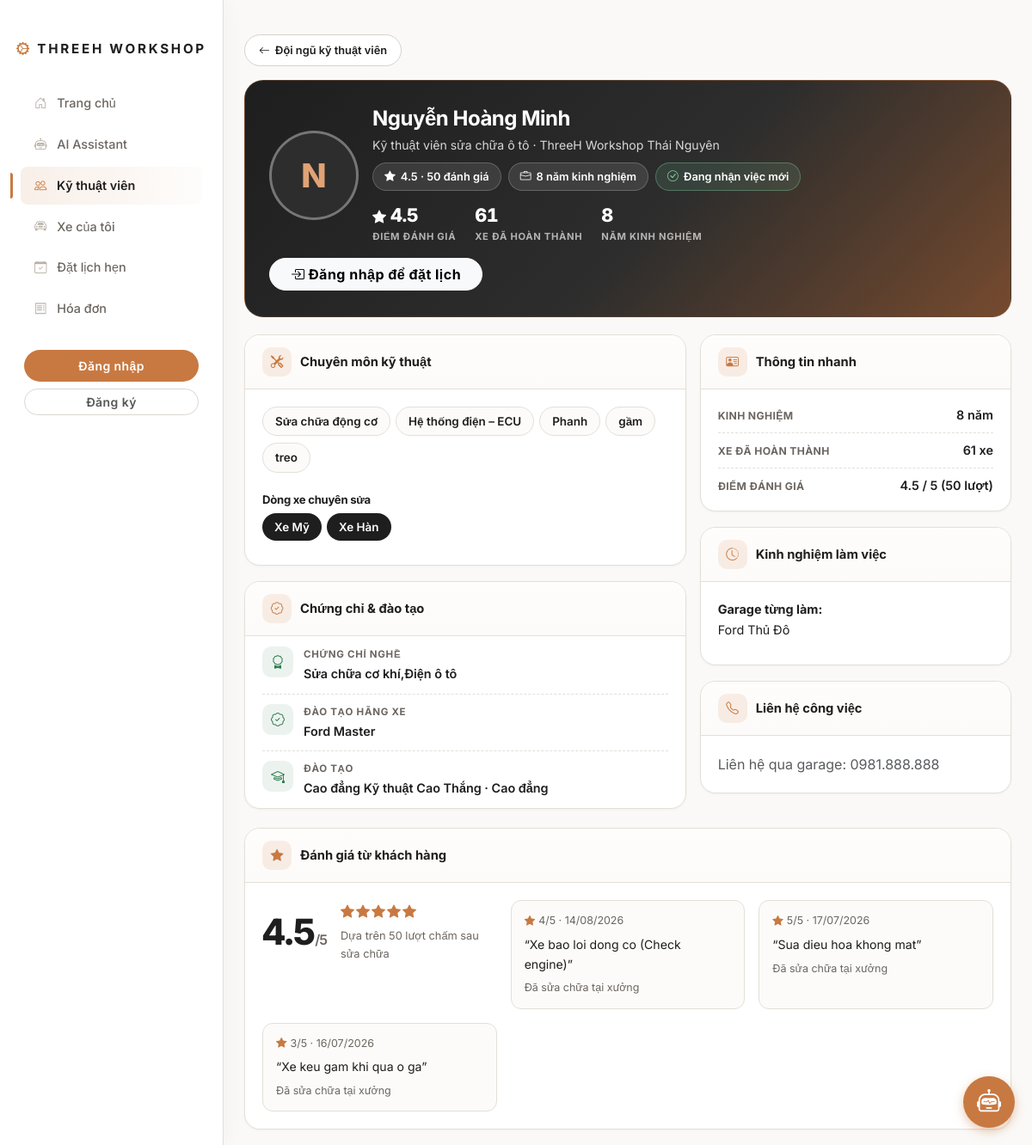
The page /our-team/21 on the database its author committed.
### app/models/models.py (models this page shows)
class User(Base):
    __tablename__ = "users"
    id = Column(Integer, primary_key=True, index=True)
    username = Column(String, unique=True, index=True)
    password_hash = Column(String)
    full_name = Column(String)
    phone = Column(String, nullable=True)
    email = Column(String, nullable=True)
    role = Column(String, default="customer") # roles: customer, technician, manager, admin
    address = Column(String, nullable=True)
    birth_date = Column(String, nullable=True) # YYYY-MM-DD
    preferred_contact = Column(String, nullable=True) # phone, zalo, email, facebook
    is_active = Column(Integer, default=1) # 1: đang hoạt động, 0: đã khóa
    leave_reason = Column(String, nullable=True) # Nghi viec | Di hoc nang cao | Trai nghiem | Khac
    leave_date = Column(String, nullable=True) # YYYY-MM-DD
    return_date = Column(String, nullable=True) # ngày quay lại (nếu có)
    vehicles = relationship("Vehicle", back_populates="owner")
    appointments = relationship("Appointment", foreign_keys="[Appointment.user_id]", back_populates="user")
    employee_profile = relationship("EmployeeProfile", back_populates="user", uselist=False)

class EmployeeProfile(Base):
    __tablename__ = "employee_profiles"
    id = Column(Integer, primary_key=True, index=True)
    user_id = Column(Integer, ForeignKey("users.id"), unique=True)
    dob_year = Column(Integer, nullable=True)
    gender = Column(String, nullable=True)
    avatar_url = Column(String, nullable=True)
    work_area = Column(String, nullable=True)
    job_title = Column(String, nullable=True)
    garage_name = Column(String, nullable=True)
    years_of_experience = Column(Integer, nullable=True)
    hire_date = Column(String, nullable=True)
    past_roles = Column(Text, nullable=True)
    technical_skills = Column(Text, nullable=True)
    education_school = Column(String, nullable=True)
    education_degree = Column(String, nullable=True)
    trade_certificates = Column(Text, nullable=True)
    brand_certificates = Column(Text, nullable=True)
    safety_certificates = Column(Text, nullable=True)
    past_garages = Column(Text, nullable=True)
    vehicle_types = Column(Text, nullable=True)
    key_projects = Column(Text, nullable=True)
    zalo_link = Column(String, nullable=True)
    facebook_link = Column(String, nullable=True)
    linkedin_link = Column(String, nullable=True)
    garage_address = Column(String, nullable=True)
    customer_rating_score = Column(Float, nullable=True)
    feedback_summary = Column(Text, nullable=True)
    social_profiles = Column(Text, nullable=True)
    tutorial_videos = Column(Text, nullable=True)
    tech_posts = Column(Text, nullable=True)
    community_participation = Column(Text, nullable=True)
    user = relationship("User", back_populates="employee_profile")

class RepairOrder(Base):
    __tablename__ = "repair_orders"
    id = Column(Integer, primary_key=True, index=True)
    vehicle_id = Column(Integer, ForeignKey("vehicles.id"))
    technician_id = Column(Integer, ForeignKey("users.id"), nullable=True)
    appointment_id = Column(Integer, ForeignKey("appointments.id"), nullable=True) # Lịch hẹn đã tạo ra phiếu này
    order_type = Column(String, default="Repair") # Repair, CarWash
    symptoms = Column(String)
    ai_diagnosis = Column(String)
    reception_datetime = Column(String, nullable=True)
    deliverer_name = Column(String, nullable=True)
    exterior_scratches = Column(String, nullable=True)
    fuel_level = Column(String, nullable=True)
    current_odo = Column(Integer, nullable=True)
    personal_belongings = Column(String, nullable=True)
    vehicle_images = Column(Text, nullable=True)
    symptom_severity = Column(String, nullable=True)
    abnormal_sounds = Column(String, nullable=True)
    warning_lights = Column(String, nullable=True)
    key_count = Column(Integer, nullable=True, default=0)
    inspection_result = Column(String, nullable=True)
    estimated_cost = Column(Integer, nullable=True)
    customer_approval = Column(String, default="Pending") # Pending, Approved, Rejected
    status = Column(String, default="Pending") # Pending (Chờ sửa), In Progress (Đang sửa), Completed (Hoàn thành)
    created_at = Column(DateTime, default=datetime.utcnow)
    repair_started_at = Column(DateTime, nullable=True)
    repair_notes = Column(Text, nullable=True)
    completed_at = Column(DateTime, nullable=True)
    handover_datetime = Column(String, nullable=True)
    service_rating = Column(Integer, nullable=True) # 1-5 sao
    final_odo = Column(Integer, nullable=True)
    completion_notes = Column(Text, nullable=True)
    completion_images = Column(Text, nullable=True) # nhiều ảnh, cách nhau bởi dấu phẩy
    repair_video_path = Column(String, nullable=True) # VD: /static/uploads/repairs/12_xxx.mp4
    repair_video_uploaded_at = Column(DateTime, nullable=True)
    vehicle = relationship("Vehicle", back_populates="repair_orders")
    technician = relationship("User", foreign_keys=[technician_id])
    invoice = relationship("Invoice", back_populates="repair_order", uselist=False)
    used_parts = relationship("RepairOrderPart", back_populates="repair_order")

### app/routers/customer.py (the view)
@router.get("/our-team/{tech_id}", response_class=HTMLResponse)
async def tech_public_profile(request: Request, tech_id: int, db: Session = Depends(get_db)):
    user = get_current_user_from_cookie(request, db)
    tech = db.query(User).filter(User.id == tech_id, User.role == "technician").first()
    if not tech or getattr(tech, "is_active", 1) == 0:
        return RedirectResponse("/our-team")
    done_orders = db.query(RepairOrder).filter(
        RepairOrder.technician_id == tech.id, RepairOrder.status == "Completed"
    ).order_by(RepairOrder.completed_at.desc()).all()
    rated = [o.service_rating for o in done_orders if o.service_rating]
    avg = round(sum(rated) / len(rated), 1) if rated else None
    open_n = db.query(RepairOrder).filter(
        RepairOrder.technician_id == tech.id,
        RepairOrder.status.in_(["Pending", "In Progress"])).count()
    reviews = [o for o in done_orders if o.service_rating][:3]
    stats = {"done": len(done_orders), "avg": avg, "nrate": len(rated), "open": open_n}
    return templates.TemplateResponse(request=request, name="tech_detail.html", context={
        "user": user, "tech": tech, "ep": tech.employee_profile,
        "stats": stats, "reviews": reviews
    })

### app/templates/tech_detail.html (shortened to what this page needs)
{% extends "base.html" %}
{% block content %}
<div class="mb-3 pt-3">
    <a href="/our-team" class="back-btn"><i class="bi bi-arrow-left"></i>Đội ngũ kỹ thuật viên</a>
</div>
<div class="tech-hero">
    <div class="d-flex gap-3 align-items-center position-relative flex-wrap" style="z-index:1;">
        {% if ep and ep.avatar_url %}
        <img src="{{ ep.avatar_url }}" alt="Ảnh {{ tech.full_name }}" class="tech-avatar">
        {% else %}
        <div class="tech-avatar-fallback" aria-hidden="true">{{ tech.full_name[0]|upper }}</div>
        {% endif %}
        <div class="flex-grow-1" style="min-width: 240px;">
            <h1 class="mb-1 fw-bold">{{ tech.full_name }}</h1>
            <div class="sub mb-2">{{ ep.job_title if ep and ep.job_title else 'Kỹ thuật viên' }}{% if ep and ep.garage_name %} · {{ ep.garage_name }}{% endif %}{% if ep and ep.work_area %} · {{ ep.work_area }}{% endif %}</div>
            <div class="d-flex gap-2 flex-wrap">
                {% if stats.avg %}
                <span class="tech-badge"><i class="bi bi-star-fill"></i>{{ stats.avg }} · {{ stats.nrate }} đánh giá</span>
                {% endif %}
                <span class="tech-badge"><i class="bi bi-briefcase"></i>{{ ep.years_of_experience or '—' }} năm kinh nghiệm</span>
                {% if stats.open == 0 %}
                <span class="tech-badge ok"><i class="bi bi-check-circle"></i>Đang nhận việc mới</span>
                {% else %}
                <span class="tech-badge"><i class="bi bi-hourglass-split"></i>Đang phụ trách {{ stats.open }} xe</span>
                {% endif %}
            </div>
            <div class="tech-stats" aria-label="Số liệu thợ">
                <div class="stat"><div class="n">{% if stats.avg %}<i class="bi bi-star-fill"></i> {{ stats.avg }}{% else %}—{% endif %}</div><div class="l">Điểm đánh giá</div></div>
                <div class="stat"><div class="n">{{ stats.done }}</div><div class="l">Xe đã hoàn thành</div></div>
                <div class="stat"><div class="n">{{ ep.years_of_experience or '—' }}</div><div class="l">Năm kinh nghiệm</div></div>
            </div>
        </div>
        {% if user and user.get('role') == 'customer' %}
        <a href="/my-appointments?tech_id={{ tech.id }}#bookNow" class="btn btn-light rounded-pill px-4 fw-bold"><i class="bi bi-calendar-check me-1"></i>Đặt lịch với tôi</a>
        {% elif not user %}
        <a href="/login?next=/our-team/{{ tech.id }}" class="btn btn-light rounded-pill px-4 fw-bold"><i class="bi bi-box-arrow-in-right me-1"></i>Đăng nhập để đặt lịch</a>
        {% endif %}
    </div>
</div>
<div class="row g-3 mt-1">
    <div class="col-lg-7">
        <div class="tech-card">
            <div class="tech-card-head"><i class="bi bi-tools"></i>Chuyên môn kỹ thuật</div>
            <div class="tech-card-body">
                {% if ep and ep.technical_skills %}
                    {% for s in ep.technical_skills.split(',') %}<span class="skill-pill">{{ s.strip() }}</span>{% endfor %}
                {% else %}
                <p class="text-muted mb-0">Đang cập nhật.</p>
                {% endif %}
                {% if ep and ep.vehicle_types %}
                <h6 class="fw-bold mt-3 mb-2" style="font-size:.82rem;color:var(--lux-graphite);">Dòng xe chuyên sửa</h6>
                {% for v in ep.vehicle_types.split(',') %}<span class="veh-pill">{{ v.strip() }}</span>{% endfor %}
                {% endif %}
            </div>
        </div>
        <div class="tech-card">
            <div class="tech-card-head"><i class="bi bi-patch-check"></i>Chứng chỉ & đào tạo</div>
            <div class="tech-card-body" style="padding-top:12px;padding-bottom:12px;">
                {% if ep and (ep.trade_certificates or ep.brand_certificates or ep.safety_certificates or ep.education_school) %}
                    {% if ep.trade_certificates %}
                    <div class="cert"><span class="ci"><i class="bi bi-award"></i></span><div><div class="ct">Chứng chỉ nghề</div><div class="cv">{{ ep.trade_certificates }}</div></div></div>
                    {% endif %}
                    {% if ep.brand_certificates %}
                    <div class="cert"><span class="ci"><i class="bi bi-patch-check"></i></span><div><div class="ct">Đào tạo hãng xe</div><div class="cv">{{ ep.brand_certificates }}</div></div></div>
                    {% endif %}
                    {% if ep.education_school %}
                    <div class="cert"><span class="ci"><i class="bi bi-mortarboard"></i></span><div><div class="ct">Đào tạo</div><div class="cv">{{ ep.education_school }}{% if ep.education_degree %} · {{ ep.education_degree }}{% endif %}</div></div></div>
                    {% endif %}
                {% else %}
                <p class="text-muted mb-0">Đang cập nhật.</p>
                {% endif %}
            </div>
        </div>
    </div>
    <div class="col-lg-5">
        <div class="tech-card">
            <div class="tech-card-head"><i class="bi bi-person-vcard"></i>Thông tin nhanh</div>
            <div class="tech-card-body" style="padding-top:10px;padding-bottom:10px;">
                <div class="info-row"><span class="k">Kinh nghiệm</span><span class="v">{{ ep.years_of_experience ~ ' năm' if ep and ep.years_of_experience else '—' }}</span></div>
                <div class="info-row"><span class="k">Xe đã hoàn thành</span><span class="v">{{ stats.done }} xe</span></div>
                <div class="info-row"><span class="k">Điểm đánh giá</span><span class="v">{% if stats.avg %}{{ stats.avg }} / 5 ({{ stats.nrate }} lượt){% else %}Chưa có{% endif %}</span></div>
            </div>
        </div>
        <div class="tech-card">
            <div class="tech-card-head"><i class="bi bi-clock-history"></i>Kinh nghiệm làm việc</div>
            <div class="tech-card-body">
                {% if ep and (ep.past_garages or ep.key_projects or ep.past_roles) %}
                    {% if ep.past_garages %}<p class="mb-2" style="font-size:.9rem;"><strong>Garage từng làm:</strong><br>{{ ep.past_garages.replace('\n', '<br>')|safe }}</p>{% endif %}
                {% else %}
                <p class="text-muted mb-0">Đang cập nhật.</p>
                {% endif %}
            </div>
        </div>
        <div class="tech-card">
            <div class="tech-card-head"><i class="bi bi-telephone"></i>Liên hệ công việc</div>
            <div class="tech-card-body">
                {% if ep and (ep.zalo_link or ep.facebook_link or ep.linkedin_link) %}
                    <div class="d-flex gap-2 flex-wrap">
                        {% if ep.zalo_link %}<a href="{{ ep.zalo_link }}" target="_blank" rel="noopener" class="btn btn-sm rounded-pill" style="background:#fff;border:1px solid #D8D1C8;color:var(--lux-graphite);">Zalo</a>{% endif %}
                        {% if ep.facebook_link %}<a href="{{ ep.facebook_link }}" target="_blank" rel="noopener" class="btn btn-sm rounded-pill" style="background:#fff;border:1px solid #D8D1C8;color:var(--lux-graphite);">Facebook</a>{% endif %}
                        {% if ep.linkedin_link %}<a href="{{ ep.linkedin_link }}" target="_blank" rel="noopener" class="btn btn-sm rounded-pill" style="background:#fff;border:1px solid #D8D1C8;color:var(--lux-graphite);">LinkedIn</a>{% endif %}
                    </div>
                    <p class="mt-3 mb-0" style="font-size:.82rem;color:var(--lux-slate);">Liên hệ công việc qua garage để được xác nhận nhanh. Không chia sẻ số cá nhân trên trang công khai.</p>
                {% else %}
                <p class="text-muted mb-0">Liên hệ qua garage: 0981.888.888</p>
                {% endif %}
            </div>
        </div>
    </div>
</div>
<div class="tech-card mt-1">
    <div class="tech-card-head"><i class="bi bi-star-fill"></i>Đánh giá từ khách hàng</div>
    <div class="tech-card-body">
        {% if stats.avg %}
        <div class="row g-3 align-items-stretch">
            <div class="col-md-4">
                <div class="score-wrap" style="margin-bottom:0;">
                    <div class="score-big">{{ stats.avg }}<small>/5</small></div>
                    <div>
                        <div class="stars" aria-label="{{ stats.avg }} trên 5 sao">{% for _ in range(5) %}<i class="bi bi-star-fill"></i>{% endfor %}</div>
                        <div style="font-size:.8rem;color:var(--lux-slate);margin-top:4px;">Dựa trên {{ stats.nrate }} lượt chấm sau sửa chữa</div>
                    </div>
                </div>
            </div>
            {% for r in reviews %}
            <div class="col-md-4">
                <div class="review" style="margin-top:0;height:100%;">
                    <div class="rh"><span><i class="bi bi-star-fill me-1" style="color:var(--copper-orange);"></i>{{ r.service_rating }}/5 · {{ r.completed_at.strftime('%d/%m/%Y') if r.completed_at else (r.created_at.strftime('%d/%m/%Y') if r.created_at else '') }}</span></div>
                    <div class="rt">“{{ (r.symptoms or '')|truncate(120) }}”</div>
                    <div style="font-size:.78rem;color:var(--lux-slate);margin-top:6px;">Đã sửa chữa tại xưởng</div>
                </div>
            </div>
            {% endfor %}
        </div>
        {% else %}
        <p class="text-muted mb-0">Thợ mới — chưa có lượt chấm nào. Hãy là khách đầu tiên đặt lịch và đánh giá.</p>
        {% endif %}
    </div>
</div>
{% endblock %}

### app/templates/base.html (style rules this page uses)
:root { --warm-white: #FAF9F7; --concrete-gray: #E9ECEF; --charcoal-black: #1E1E1E; --dark-graphite: #2D2D2D; --copper-orange: #C87941; --text-muted: #8C8C8C; --lux-ivory: #FCFBF9; --lux-sand: #F4F1EC; --lux-hairline: #E4DFD8; --lux-slate: #6B6560; --lux-bronze-deep: #A65E2F; --lux-graphite: #1E1E1E; }
body { background-color: var(--warm-white); font-family: 'Inter', sans-serif; color: var(--charcoal-black); line-height: 1.65; -webkit-font-smoothing: antialiased; }
h1, h2, h3, h4, h5, h6 { font-weight: 600; letter-spacing: -0.02em; color: var(--lux-graphite); }
a { color: var(--copper-orange); text-decoration: none; transition: color 0.2s ease; }
.btn { border-radius: 999px; font-weight: 600; letter-spacing: 0.03em; transition: all 0.25s cubic-bezier(0.22, 1, 0.36, 1); }
::placeholder { color: #B5AFA8; }

### rows shown on the page
User: full_name "N", full_name "Nguyễn Hoàng Minh"
EmployeeProfile: job_title "Kỹ thuật viên sửa chữa ô tô", garage_name "ThreeH Workshop Thái Nguyên", years_of_experience "8", trade_certificates "Sửa chữa cơ khí,Điện ô tô", brand_certificates "Ford Master", education_school "Cao đẳng Kỹ thuật Cao Thắng", education_degree "Cao đẳng", years_of_experience "8 năm", past_garages.replace "Ford Thủ Đô"
RepairOrder: service_rating "4", completed_at "14/08/2026", symptoms "Xe bao loi dong co (Check engine)"
RepairOrder: service_rating "5", completed_at "17/07/2026", symptoms "Sua dieu hoa khong mat"
RepairOrder: service_rating "3", completed_at "16/07/2026", symptoms "Xe keu gam khi qua o ga"

### other values the page prints
{{ stats.avg }} "4.5"
{{ stats.nrate }} "50"
{{ stats.done }} "61"
{{ s.strip() }} "Sửa chữa động cơ" "Hệ thống điện – ECU" "Phanh" "gầm" "treo"
{{ v.strip() }} "Xe Mỹ" "Xe Hàn"
